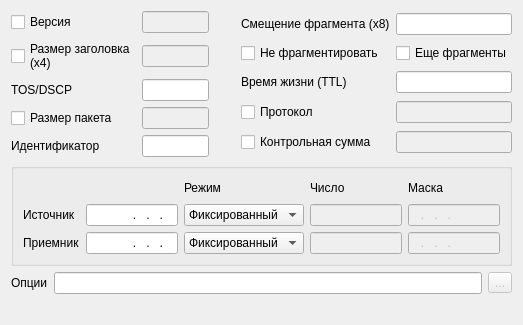
<?xml version="1.0" encoding="UTF-8"?>
<ui version="4.0">
 <class>ip4</class>
 <widget class="QWidget" name="ip4">
  <property name="geometry">
   <rect>
    <x>0</x>
    <y>0</y>
    <width>523</width>
    <height>325</height>
   </rect>
  </property>
  <property name="windowTitle">
   <string>Form</string>
  </property>
  <layout class="QGridLayout">
   <item row="0" column="0">
    <layout class="QGridLayout">
     <item row="0" column="0">
      <widget class="QCheckBox" name="cbIpVersionOverride">
       <property name="text">
        <string>Версия</string>
       </property>
      </widget>
     </item>
     <item row="0" column="1">
      <widget class="QLineEdit" name="leIpVersion">
       <property name="enabled">
        <bool>false</bool>
       </property>
       <property name="text">
        <string/>
       </property>
      </widget>
     </item>
     <item row="1" column="0">
      <widget class="QCheckBox" name="cbIpHdrLenOverride">
       <property name="text">
        <string>Размер заголовка
(x4)</string>
       </property>
      </widget>
     </item>
     <item row="1" column="1">
      <widget class="QLineEdit" name="leIpHdrLen">
       <property name="enabled">
        <bool>false</bool>
       </property>
       <property name="text">
        <string/>
       </property>
      </widget>
     </item>
     <item row="2" column="0">
      <widget class="QLabel" name="label_22">
       <property name="text">
        <string>TOS/DSCP</string>
       </property>
      </widget>
     </item>
     <item row="2" column="1">
      <widget class="QLineEdit" name="leIpTos">
       <property name="inputMask">
        <string>&gt;HH</string>
       </property>
       <property name="text">
        <string/>
       </property>
      </widget>
     </item>
     <item row="3" column="0">
      <widget class="QCheckBox" name="cbIpLengthOverride">
       <property name="text">
        <string>Размер пакета</string>
       </property>
      </widget>
     </item>
     <item row="3" column="1">
      <widget class="QLineEdit" name="leIpLength">
       <property name="enabled">
        <bool>false</bool>
       </property>
      </widget>
     </item>
     <item row="4" column="0">
      <widget class="QLabel" name="label_24">
       <property name="text">
        <string>Идентификатор</string>
       </property>
      </widget>
     </item>
     <item row="4" column="1">
      <widget class="QLineEdit" name="leIpId">
       <property name="inputMask">
        <string>&gt;HH HH</string>
       </property>
      </widget>
     </item>
    </layout>
   </item>
   <item row="0" column="2">
    <layout class="QGridLayout">
     <item row="0" column="0">
      <widget class="QLabel" name="label_25">
       <property name="text">
        <string>Смещение фрагмента (x8)</string>
       </property>
      </widget>
     </item>
     <item row="0" column="1">
      <widget class="QLineEdit" name="leIpFragOfs"/>
     </item>
     <item row="1" column="0">
      <widget class="QCheckBox" name="cbIpFlagsDf">
       <property name="text">
        <string>Не фрагментировать</string>
       </property>
      </widget>
     </item>
     <item row="1" column="1">
      <widget class="QCheckBox" name="cbIpFlagsMf">
       <property name="text">
        <string>Еще фрагменты</string>
       </property>
      </widget>
     </item>
     <item row="2" column="0">
      <widget class="QLabel" name="label_26">
       <property name="text">
        <string>Время жизни (TTL)</string>
       </property>
      </widget>
     </item>
     <item row="2" column="1">
      <widget class="QLineEdit" name="leIpTtl">
       <property name="text">
        <string/>
       </property>
      </widget>
     </item>
     <item row="3" column="1">
      <widget class="QLineEdit" name="leIpProto">
       <property name="enabled">
        <bool>false</bool>
       </property>
       <property name="inputMask">
        <string>&gt;HH</string>
       </property>
       <property name="text">
        <string/>
       </property>
      </widget>
     </item>
     <item row="4" column="0">
      <widget class="QCheckBox" name="cbIpCksumOverride">
       <property name="text">
        <string>Контрольная сумма</string>
       </property>
      </widget>
     </item>
     <item row="4" column="1">
      <widget class="QLineEdit" name="leIpCksum">
       <property name="enabled">
        <bool>false</bool>
       </property>
       <property name="inputMask">
        <string>&gt;HH HH</string>
       </property>
      </widget>
     </item>
     <item row="3" column="0">
      <widget class="QCheckBox" name="cbIpProtocolOverride">
       <property name="text">
        <string>Протокол</string>
       </property>
      </widget>
     </item>
    </layout>
   </item>
   <item row="1" column="0" colspan="3">
    <widget class="QGroupBox" name="groupBox_7">
     <property name="title">
      <string/>
     </property>
     <property name="flat">
      <bool>false</bool>
     </property>
     <layout class="QGridLayout">
      <item row="0" column="0" colspan="2">
       <spacer>
        <property name="orientation">
         <enum>Qt::Horizontal</enum>
        </property>
        <property name="sizeHint" stdset="0">
         <size>
          <width>101</width>
          <height>20</height>
         </size>
        </property>
       </spacer>
      </item>
      <item row="0" column="2">
       <widget class="QLabel" name="label_31">
        <property name="text">
         <string>Режим</string>
        </property>
       </widget>
      </item>
      <item row="0" column="3">
       <widget class="QLabel" name="label_23">
        <property name="text">
         <string>Число</string>
        </property>
       </widget>
      </item>
      <item row="0" column="4">
       <widget class="QLabel" name="label_30">
        <property name="text">
         <string>Маска</string>
        </property>
       </widget>
      </item>
      <item row="1" column="0">
       <widget class="QLabel" name="label_20">
        <property name="text">
         <string>Источник</string>
        </property>
       </widget>
      </item>
      <item row="1" column="1">
       <widget class="QLineEdit" name="leIpSrcAddr">
        <property name="inputMask">
         <string>009.009.009.009</string>
        </property>
        <property name="text">
         <string>...</string>
        </property>
        <property name="alignment">
         <set>Qt::AlignRight|Qt::AlignTrailing|Qt::AlignVCenter</set>
        </property>
       </widget>
      </item>
      <item row="1" column="2">
       <widget class="QComboBox" name="cmbIpSrcAddrMode">
        <item>
         <property name="text">
          <string>Фиксированный</string>
         </property>
        </item>
        <item>
         <property name="text">
          <string>Инкремент</string>
         </property>
        </item>
        <item>
         <property name="text">
          <string>Декремент</string>
         </property>
        </item>
        <item>
         <property name="text">
          <string>Случайный</string>
         </property>
        </item>
       </widget>
      </item>
      <item row="1" column="3">
       <widget class="QLineEdit" name="leIpSrcAddrCount">
        <property name="enabled">
         <bool>false</bool>
        </property>
        <property name="text">
         <string/>
        </property>
       </widget>
      </item>
      <item row="1" column="4">
       <widget class="QLineEdit" name="leIpSrcAddrMask">
        <property name="enabled">
         <bool>false</bool>
        </property>
        <property name="inputMask">
         <string>009.009.009.009</string>
        </property>
        <property name="text">
         <string>...</string>
        </property>
       </widget>
      </item>
      <item row="2" column="0">
       <widget class="QLabel" name="label_21">
        <property name="text">
         <string>Приемник</string>
        </property>
       </widget>
      </item>
      <item row="2" column="1">
       <widget class="QLineEdit" name="leIpDstAddr">
        <property name="inputMask">
         <string>000.000.000.000</string>
        </property>
        <property name="text">
         <string>...</string>
        </property>
        <property name="alignment">
         <set>Qt::AlignRight|Qt::AlignTrailing|Qt::AlignVCenter</set>
        </property>
       </widget>
      </item>
      <item row="2" column="2">
       <widget class="QComboBox" name="cmbIpDstAddrMode">
        <item>
         <property name="text">
          <string>Фиксированный</string>
         </property>
        </item>
        <item>
         <property name="text">
          <string>Инкремент</string>
         </property>
        </item>
        <item>
         <property name="text">
          <string>Декремент</string>
         </property>
        </item>
        <item>
         <property name="text">
          <string>Случайный</string>
         </property>
        </item>
       </widget>
      </item>
      <item row="2" column="3">
       <widget class="QLineEdit" name="leIpDstAddrCount">
        <property name="enabled">
         <bool>false</bool>
        </property>
        <property name="text">
         <string/>
        </property>
       </widget>
      </item>
      <item row="2" column="4">
       <widget class="QLineEdit" name="leIpDstAddrMask">
        <property name="enabled">
         <bool>false</bool>
        </property>
        <property name="inputMask">
         <string>009.009.009.009</string>
        </property>
        <property name="text">
         <string>...</string>
        </property>
       </widget>
      </item>
     </layout>
    </widget>
   </item>
   <item row="2" column="0" colspan="3">
    <layout class="QHBoxLayout">
     <item>
      <widget class="QLabel" name="label_29">
       <property name="text">
        <string>Опции</string>
       </property>
      </widget>
     </item>
     <item>
      <widget class="QLineEdit" name="leIpOptions"/>
     </item>
     <item>
      <widget class="QToolButton" name="tbIpOptionsEdit">
       <property name="enabled">
        <bool>false</bool>
       </property>
       <property name="text">
        <string>...</string>
       </property>
      </widget>
     </item>
    </layout>
   </item>
   <item row="3" column="1">
    <spacer>
     <property name="orientation">
      <enum>Qt::Vertical</enum>
     </property>
     <property name="sizeHint" stdset="0">
      <size>
       <width>20</width>
       <height>40</height>
      </size>
     </property>
    </spacer>
   </item>
  </layout>
 </widget>
 <tabstops>
  <tabstop>cbIpVersionOverride</tabstop>
  <tabstop>leIpVersion</tabstop>
  <tabstop>cbIpHdrLenOverride</tabstop>
  <tabstop>leIpHdrLen</tabstop>
  <tabstop>leIpTos</tabstop>
  <tabstop>cbIpLengthOverride</tabstop>
  <tabstop>leIpLength</tabstop>
  <tabstop>leIpId</tabstop>
  <tabstop>leIpFragOfs</tabstop>
  <tabstop>cbIpFlagsDf</tabstop>
  <tabstop>cbIpFlagsMf</tabstop>
  <tabstop>leIpTtl</tabstop>
  <tabstop>cbIpProtocolOverride</tabstop>
  <tabstop>leIpProto</tabstop>
  <tabstop>cbIpCksumOverride</tabstop>
  <tabstop>leIpCksum</tabstop>
  <tabstop>leIpSrcAddr</tabstop>
  <tabstop>cmbIpSrcAddrMode</tabstop>
  <tabstop>leIpSrcAddrCount</tabstop>
  <tabstop>leIpSrcAddrMask</tabstop>
  <tabstop>leIpDstAddr</tabstop>
  <tabstop>cmbIpDstAddrMode</tabstop>
  <tabstop>leIpDstAddrCount</tabstop>
  <tabstop>leIpDstAddrMask</tabstop>
  <tabstop>leIpOptions</tabstop>
  <tabstop>tbIpOptionsEdit</tabstop>
 </tabstops>
 <resources/>
 <connections>
  <connection>
   <sender>cbIpVersionOverride</sender>
   <signal>toggled(bool)</signal>
   <receiver>leIpVersion</receiver>
   <slot>setEnabled(bool)</slot>
   <hints>
    <hint type="sourcelabel">
     <x>108</x>
     <y>11</y>
    </hint>
    <hint type="destinationlabel">
     <x>195</x>
     <y>11</y>
    </hint>
   </hints>
  </connection>
  <connection>
   <sender>cbIpHdrLenOverride</sender>
   <signal>toggled(bool)</signal>
   <receiver>leIpHdrLen</receiver>
   <slot>setEnabled(bool)</slot>
   <hints>
    <hint type="sourcelabel">
     <x>113</x>
     <y>67</y>
    </hint>
    <hint type="destinationlabel">
     <x>166</x>
     <y>43</y>
    </hint>
   </hints>
  </connection>
  <connection>
   <sender>cbIpLengthOverride</sender>
   <signal>toggled(bool)</signal>
   <receiver>leIpLength</receiver>
   <slot>setEnabled(bool)</slot>
   <hints>
    <hint type="sourcelabel">
     <x>89</x>
     <y>118</y>
    </hint>
    <hint type="destinationlabel">
     <x>236</x>
     <y>119</y>
    </hint>
   </hints>
  </connection>
  <connection>
   <sender>cbIpCksumOverride</sender>
   <signal>toggled(bool)</signal>
   <receiver>leIpCksum</receiver>
   <slot>setEnabled(bool)</slot>
   <hints>
    <hint type="sourcelabel">
     <x>387</x>
     <y>140</y>
    </hint>
    <hint type="destinationlabel">
     <x>406</x>
     <y>122</y>
    </hint>
   </hints>
  </connection>
  <connection>
   <sender>cbIpProtocolOverride</sender>
   <signal>toggled(bool)</signal>
   <receiver>leIpProto</receiver>
   <slot>setEnabled(bool)</slot>
   <hints>
    <hint type="sourcelabel">
     <x>363</x>
     <y>95</y>
    </hint>
    <hint type="destinationlabel">
     <x>398</x>
     <y>94</y>
    </hint>
   </hints>
  </connection>
 </connections>
</ui>
